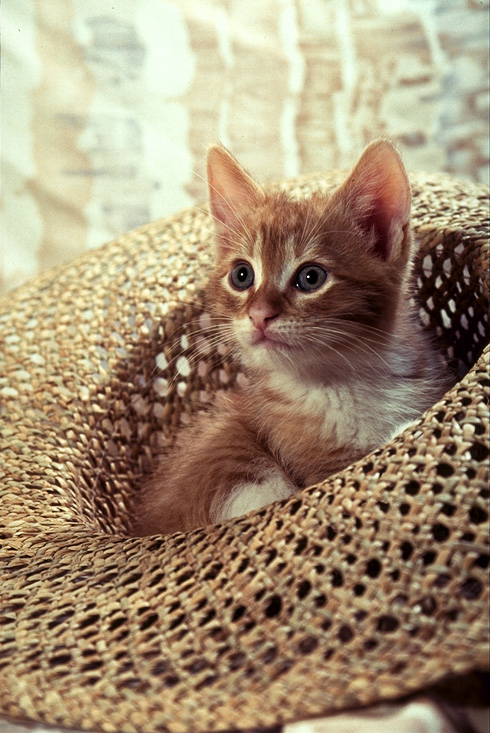
#> input picture images/cat.png, 490 x 733 px
$ python dct-improved.py
#> lines starting #> are read from the running program, lines starting #| are printed output that depends on the picture
### loader.py
import numpy as np
import os
import matplotlib.pyplot as plt
import pywt
from PIL import Image

# enter relative path from the file of execution
# returns 3D numpy array of the image
def load_image(path) :
#> called with path = '../images/cat.png'
    try:
        img = np.array(Image.open(path))
#> img is the input picture: shape (733, 490, 3); mean R, G, B 162.7, 143.2, 116.7
    except IOError:
        print(path)
        img = 0
    return img

# enter the channels [R, G, B] to get respective channel images
def show_image(img,  path = '', channel = 0):
    if channel == 'R':
        img[:,:,1] *= 0
        img[:,:,2] *= 0
    elif channel == 'G':
        img[:,:,0] *= 0
        img[:,:,2] *= 0
    elif channel == 'B':
        img[:,:,1] *= 0
        img[:,:,0] *= 0
    img = Image.fromarray(img)
    if len(path)!=0 :
        img.save(path, format = 'png')
    img.show()


### transforms/dct-improved.py
import sys
sys.path.insert(1, '../')
import loader
import pywt
import truncate as trun
import colormap as cmap
import numpy as np
from scipy.fftpack import dct, idct

path = "../images/cat.png"

# implement 2D DCT
def dct2(a):
    return dct(dct(a.T, norm='ortho').T, norm='ortho')

# implement 2D IDCT
def idct2(a):
    return idct(idct(a.T, norm='ortho').T, norm='ortho')

def local_dct(I, w = 8) :  # w = patch size
    lI = np.zeros(I.shape)
    # Loop over the small (w,w) patches ------------------------------
    for i in range(1,I.shape[0]//w+1):
        for j in range(1,I.shape[1]//w+1):
            lI[(i-1)*w: i*w, (j-1)*w: j*w] = dct2(I[(i-1)*w: i*w, (j-1)*w: j*w])
    return lI


def ilocal_dct(lI, w = 8) :  # w = patch size
    I = np.zeros(lI.shape)
    # Loop over the small (w,w) patches ------------------------------
    for i in range(1,I.shape[0]//w+1):
        for j in range(1,I.shape[1]//w+1):
            I[(i-1)*w: i*w, (j-1)*w: j*w] = idct2(lI[(i-1)*w: i*w, (j-1)*w: j*w])
    return I

def lDCT_threshold(lI, threshold) :
    lI_thresh = lI.copy()                  # Create a copy of the local DCT transform
    lI_thresh[ abs(lI) < threshold ] = 0   # Remove all the small coefficients
    I_thresh = ilocal_dct(lI_thresh)       # Invert the new transform...

    return I_thresh

def DCT(img2d):
    # img = dct2(img2d) # dct
    lI = local_dct(img2d, w = 8)
    lDCT_threshold(lI, .5)
    # truncated_img = trun.truncate(lI, 0)  # approximate part
    Abs_values = np.sort( abs(lI.ravel()) )
    cutoff = Abs_values[-20000]
    imgr2d = lDCT_threshold(lI, cutoff)
    # imgr2d = idct2(truncated_img) # idct to reconstruct the numpy array
    h,w = imgr2d.shape
    return imgr2d[:h,:]

def main():
    img = loader.load_image(path)
    # loader.show_image(img)
    for i in range(3):   # i=0->R ; i=1->G ; i=2->B
        img[:,:,i] = DCT(img[:,:,i])
#> this loop made 3 passes
#> cutoff in DCT on passes 1 to 3: 46.47, 50.95, 47.02
#> pass 1, in DCT, `lI = local_dct(img2d, w = 8)`:
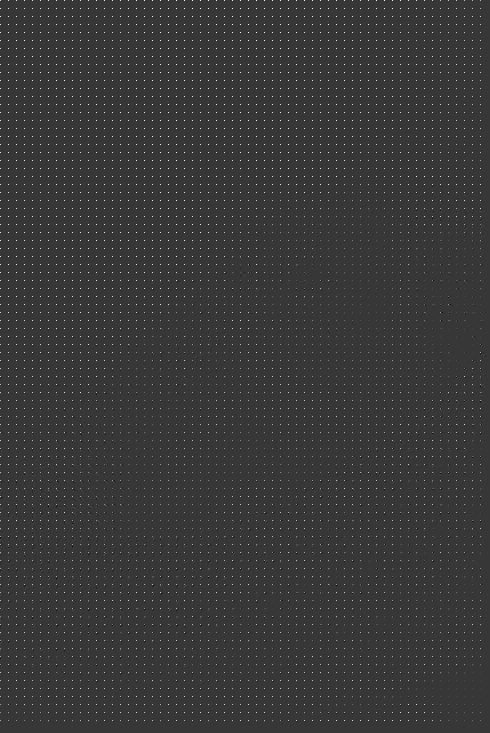
#> lI: shape (733, 490) float64; min -555.2, max 2000, mean 20.2; drawn with min black and max white
#> pass 1, in lDCT_threshold, `I_thresh = ilocal_dct(lI_thresh)`:
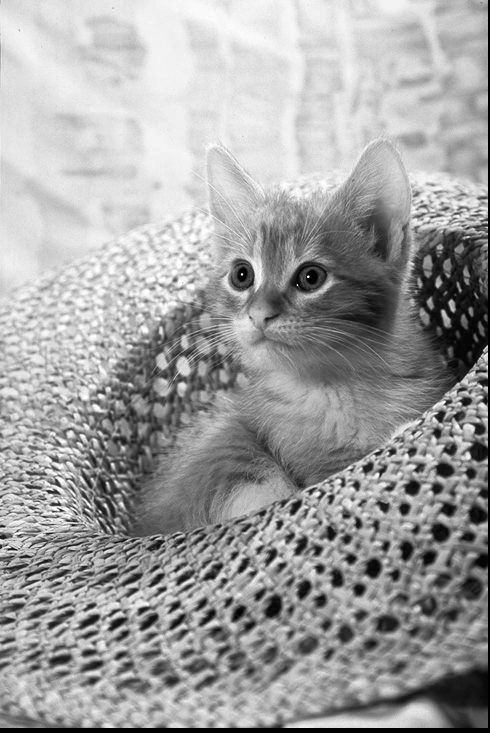
#> I_thresh: shape (733, 490) float64; min -0.166, max 255.5, mean 161.2; drawn with min black and max white
#> pass 1, in lDCT_threshold (call 2), `I_thresh = ilocal_dct(lI_thresh)`:
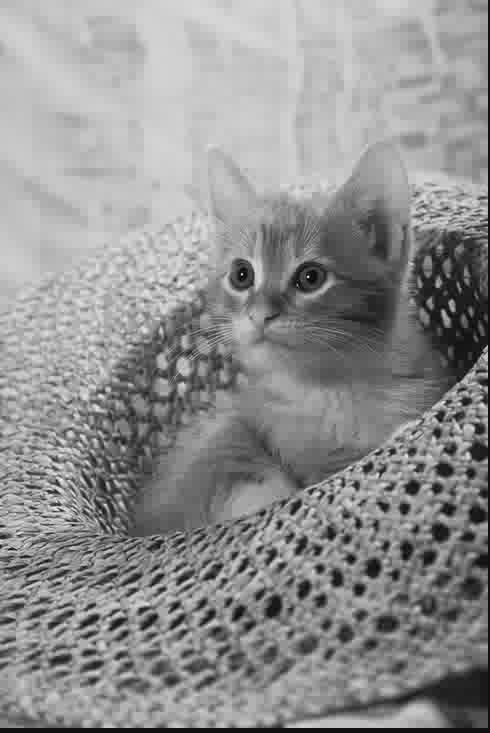
#> I_thresh: shape (733, 490) float64; min -20.44, max 300.1, mean 161.2; drawn with min black and max white
#> after the loop:
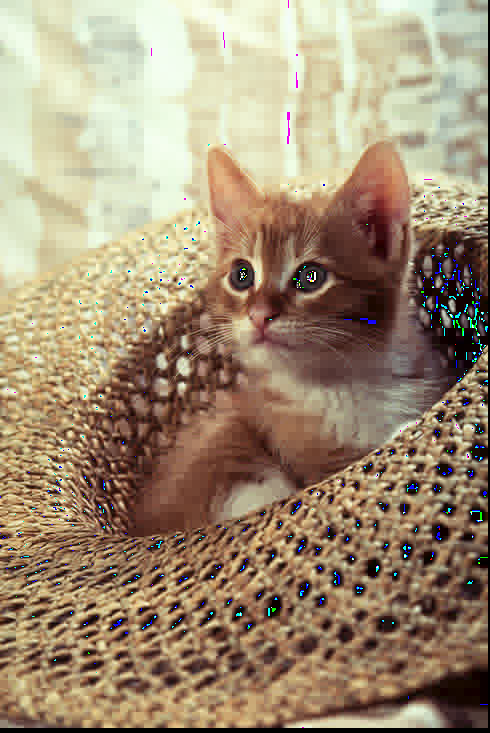
#> img: shape (733, 490, 3); mean R, G, B 160.6, 141.9, 116.4
    loader.show_image(img)


if __name__ == "__main__":
    main()
